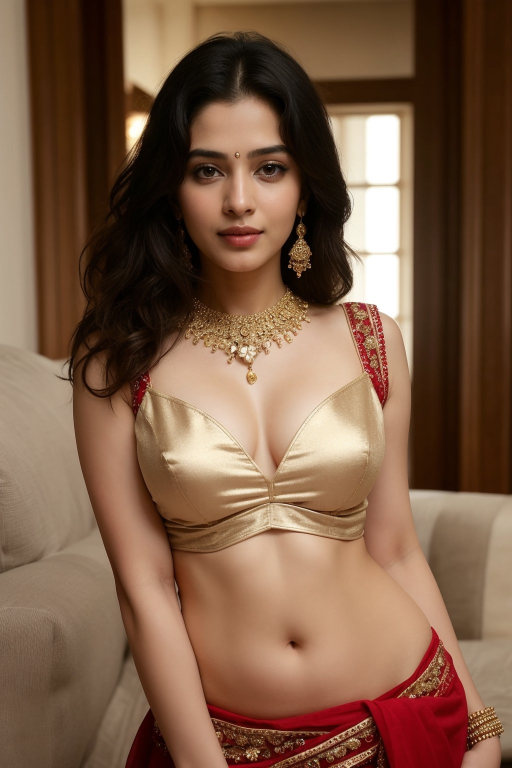
#> input picture Rupantarak_Pro/Rupantarak_S/Rupantarak_S.png, 1024 x 1536 px (shown at 1/2 size)
$ python -i 'रूपांतरक_Bypass.py'   (imports and definitions only)
#> lines starting #> are read from the running program, lines starting #| are printed output that depends on the picture; after the words box and inside, x2 and y2 are one past the last pixel; in counts of white or black regions, pixels touching at a corner belong together

import cv2
import numpy as np
import os
import subprocess
import time
import base64
from google.colab import auth
from googleapiclient.discovery import build
from googleapiclient.http import MediaFileUpload
from IPython.display import display, HTML
import ipywidgets as widgets
from PIL import Image as PILImage

import os

# [4 lines left out: function create_folders_if_not_exist, not called in this run]

# List of paths to create
folders_to_create = [
    "/content/Rupantarak/Rupantarak_Pro/Rupantarak_T",
    "/content/Rupantarak/Rupantarak_Pro/Rupantarak_M",
    "/content/Rupantarak/Rupantarak_Pro/Rupantarak_F",
    "/content/Rupantarak/Rupantarak_Pro/Rupantarak_O",
    "/content/Rupantarak/Rupantarak_Pro/Rupantarak_B"
]

# [1 line not run here, left out]

# Define the output widget
output = widgets.Output()

# Rest of the code...

gradient_button_css = """
<style>


.progress {
    width: 100%;
    height: 30px;
    background-color: #222222;
    border-radius: 15px;
    margin-bottom: 20px;
    overflow: hidden;
}

.progress-bar {
    border-radius: 20px;
    background-image: linear-gradient(to right, #FF007F, #800080);
}

button {
    background: linear-gradient(to right, #444444, #555555); /* Dark grey gradient */
    border-radius: 20px; /* Rounded corners */
    border: none; /* No border */
    color: white; /* Text color */
    padding: 10px 20px; /* Padding */
    text-align: center; /* Text alignment */
    text-decoration: none; /* No text decoration */
    display: inline-block; /* Display inline-block */
    font-size: 18px; /* Font size */
    font-weight: bold; /* Bold text */
    margin: 4px 20px; /* Margin */
    cursor: pointer; /* Pointer cursor on hover */
    transition: background 0.4s, transform 0.4s; /* Transition effect duration */
    width: 300px; /* Fixed width */
}

/* Hover effect */
button:hover {
    background: linear-gradient(to right, #FF007F, #800080); /* Slightly lighter gradient on hover */
    transform: scale(1.05); /* Slightly increase size */
}

/* Click effect */
button:active {
    background: linear-gradient(to right, #FA8072, #F5F5DC); /* Darker gradient on click */
    transform: scale(0.95); /* Slightly decrease size */
}

/* Container for the radio buttons */
.widget-radio-box {
  display: flex;
  flex-direction: column;
}

/* Your custom CSS styles for the radio buttons */
.widget-radio-box label {
  background: linear-gradient(to right, #444444, #555555); /* Gradient from dark grey to lighter grey */
  border-radius: 20px;
  cursor: pointer;
  transition: background 0.3s ease, transform 0.3s ease;
  color: white;
  margin-bottom: 10px; /* Add margin between options */
  width: 100px; /* Set width */
  display: inline-block; /* Display as inline-block */
  padding: 10px; /* Add padding */
  text-align: center; /* Center text */
}

/* Hover effect */
.widget-radio-box label:hover {
  background: linear-gradient(to right, #FF007F, #800080); /* Slightly lighter gradient on hover */
  transform: scale(1.05); /* Slightly increase size */
}

/* Active effect */
.widget-radio-box label:active {
  background: linear-gradient(to right, #FF007F, #800080); /* Darker gradient on click */
  transform: scale(0.95); /* Slightly decrease size */
}


/* Selected radio button effect */
.widget-radio-box input[type="radio"]:checked + label {
  background: linear-gradient(to right, #FF007F, #800080); /* Different gradient for selected state */
}


.gradient-link {
  background-image: linear-gradient(to right, #222222, #222222);
  border: none;
  border-radius: 10px;
  padding: 10px 10px;
  color: #fff;
  font-weight: bold;
  font-size: 16px;
  cursor: pointer;
  transition: all 0.3s ease;
}

.gradient-link:hover {
  background-image: linear-gradient(to right, #FF007F, #800080);
  box-shadow: 0px 0px 10px 0px rgba(181, 102, 184, 0.5);
}

.custom-accordion {
    width: 210px !important;
    margin: 10px auto !important;
    border-radius: 5px !important;
    background: linear-gradient(to right, #444444, #555555) !important;
    padding: 10px !important;
    z-index: 9999 !important;
}


.custom-download-button {
    background: linear-gradient(135deg, #667eea, #764ba2);
    color: white;
    padding: 10px 20px;
    border: none;
    border-radius: 5px;
    cursor: pointer;
    font-size: 16px;
    font-weight: bold;
    text-align: center;
    text-decoration: none;
    width: 100%;
    margin-top: 10px;
}

.widget-button {
    font-size: 16px !important;
    font-weight: bold !important;
}

.rounded-heading {
    background-color: #333333;
    color: white;
    padding: 5px 10px;
    border-radius: 10px;
    margin-bottom: 5px;
}
</style>
"""

# Inject custom CSS into the notebook
# [1 line not run here, left out]

# Define the custom CSS style
custom_css = """
<style>
/* Increase font size for labels */
.widget-label {
    font-size: 14px !important; /* Adjust the font size as needed */
}

/* Increase font size and make button text bold */
.widget-button {
    font-size: 16px !important; /* Adjust the font size as needed */
    font-weight: bold !important;
}

/* Increase font size for upload box text */
.upload-box-text {
    font-size: 14px !important; /* Adjust the font size as needed */
}


</style>
"""

# Inject the custom CSS into the notebook
# [1 line not run here, left out]
from IPython.display import HTML, display

html_code = """
<!DOCTYPE html>
<html lang="en">
<head>
  <meta charset="UTF-8">
  <meta name="viewport" content="width=device-width, initial-scale=1.0">
  <title>Your Page Title</title>
  <style>
    /* Add your custom CSS styles here */
  </style>
</head>
<body>

<div style="width: 330px; height: 5px; background-image: linear-gradient(90deg, #222222, #222222); border-radius: 5px; margin: 0 auto;"></div>
<div style="width: 350px; height: 40px; text-align: center; margin: 10px auto; display: flex; justify-content: center; align-items: center; background-color: #222222; border-radius: 20px;">
  <span style="color: white; font-size: 18px; background-image: linear-gradient(90deg, #FF007F, #800080); -webkit-background-clip: text; -webkit-text-fill-color: transparent; font-weight: bold;">Run रूपांतरक ~ Rupantarak Uncensored</span>
</div>

<!-- Your other HTML content and functions go here -->

</body>
</html>
"""

# [1 line not run here, left out]


import cv2
import numpy as np
import os
import subprocess
import time
import base64
from google.colab import auth
from googleapiclient.discovery import build
from googleapiclient.http import MediaFileUpload
from IPython.display import display, HTML
import ipywidgets as widgets
from PIL import Image as PILImage

# Load pre-trained face detection model
face_cascade = cv2.CascadeClassifier(cv2.data.haarcascades + 'haarcascade_frontalface_default.xml')

# Function to recognize face and fill all other parts of the image with black color
def fill_image_except_faces(image_path, border_radius=20, scale_factor=0.2):
    # Load the image
#> called with image_path = 'Rupantarak_S/Rupantarak_S.png', border_radius = 20, scale_factor = 0.2
    image = cv2.imread(image_path)
#> image is the input picture: shape (1536, 1024, 3); mean B, G, R 70.7, 92.6, 125
    gray = cv2.cvtColor(image, cv2.COLOR_BGR2GRAY)
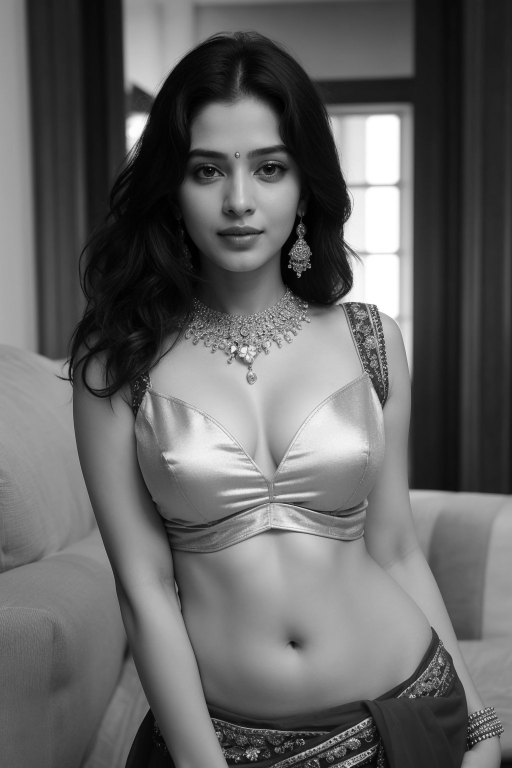
#> gray: shape (1536, 1024) (shown at 1/2 size); min 0, max 255, mean 99.8

    # Detect faces in the image
    faces = face_cascade.detectMultiScale(gray, scaleFactor=1.1, minNeighbors=5, minSize=(30, 30))
#> faces = [[320, 220, 318, 318]]

    # Create a mask to fill all parts of the image with black color
    mask = np.zeros_like(image)

    # Draw rounded rectangles around detected faces
    for (x, y, w, h) in faces:
        # Adjust the region to show more of the face
        x -= int(w * scale_factor)
        y -= int(h * scale_factor)
        w += int(2 * w * scale_factor)
        h += int(2 * h * scale_factor)
        # Draw a white filled rectangle around the face
        cv2.rectangle(mask, (x, y), (x+w, y+h), (255, 255, 255), -1)
        # Add rounded corners
        cv2.circle(mask, (x + border_radius, y + border_radius), border_radius, (0, 0, 0), -1)
        cv2.circle(mask, (x + w - border_radius, y + border_radius), border_radius, (0, 0, 0), -1)
        cv2.circle(mask, (x + border_radius, y + h - border_radius), border_radius, (0, 0, 0), -1)
        cv2.circle(mask, (x + w - border_radius, y + h - border_radius), border_radius, (0, 0, 0), -1)
#> this loop made 1 pass
#> (x, y, w, h) on pass 1: (257, 157, 445, 445)
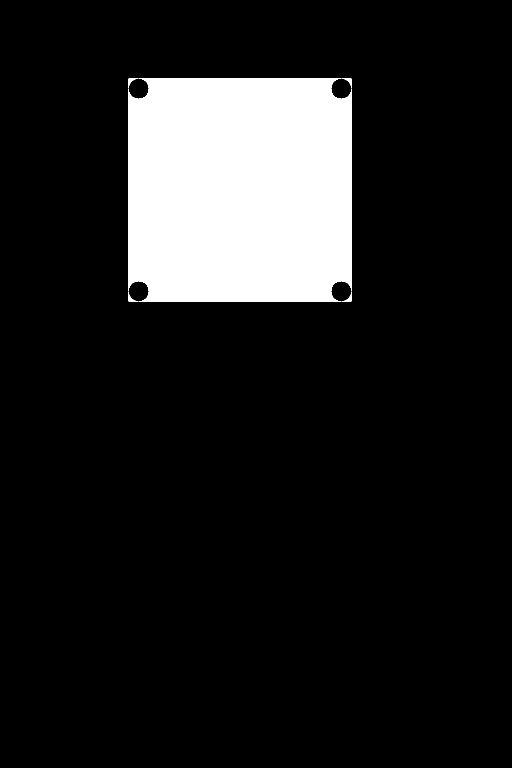
#> mask: shape (1536, 1024, 3) (shown at 1/2 size); 12.3% white; 5 white regions, box (x1, y1, x2, y2) and area: (257, 157, 703, 603) 193464, (257, 157, 277, 177) 106, (683, 157, 703, 177) 106, (257, 583, 277, 603) 106, (683, 583, 703, 603) 106

    # Fill the image with black color except for the detected faces
    result_image = cv2.bitwise_and(image, mask)
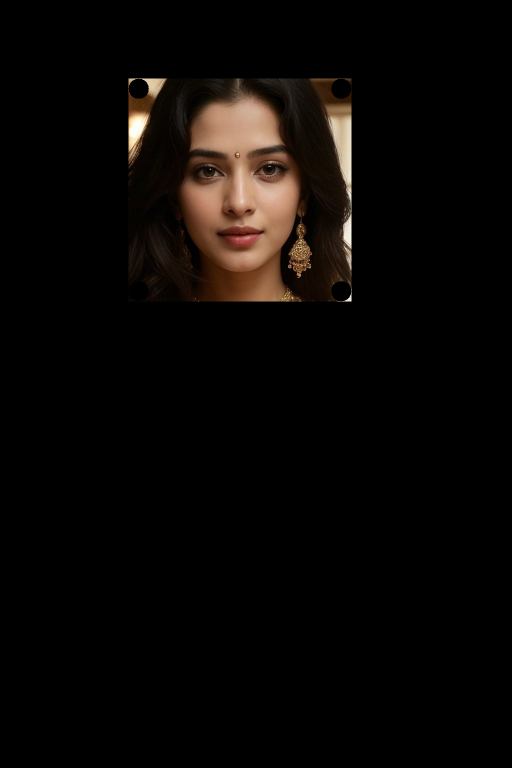
#> result_image: shape (1536, 1024, 3) (shown at 1/2 size); mean B, G, R 5.2, 7.2, 10

    # Save the result to a file
    blacked_image_path = "/content/Rupantarak/Rupantarak_Pro/Rupantarak_F/blacked_image.png"
    cv2.imwrite(blacked_image_path, result_image)

    return blacked_image_path

# Function to apply Poisson blending
# [82 lines left out: functions apply_poisson_blending, replace_face_with_deepfake, find_image_file, upload_image_to_drive, post_process_function, update_progress, not called in this run]

# Function to delete original target image
def delete_original_target(target_image):
    os.remove(target_image)

# Function to display a popup message
# Function to display a popup message
# [37 lines left out: function display_popup_message, not called in this run]

import os
import subprocess
import time
import base64
import cv2
import numpy as np
from IPython.display import display, HTML, clear_output
import ipywidgets as widgets

# Define the output widget
output = widgets.Output()

# Modify the run_process function to display a popup message
# [88 lines left out: function run_process, not called in this run]

# Create a button with height 55px and width 400px
button = widgets.Button(description="Start Rupantarak Image", layout=widgets.Layout(width='300px', height='55px', margin='auto'))

# Attach the function to the button click event
# [1 line not run here, left out]

# Create radio buttons for CPU and CUDA without a label
execution_provider_radio = widgets.RadioButtons(
    options=['CPU', 'CUDA'],
    disabled=False,
    layout={'width': 'max-content'}
)

# Create an accordion to hold the radio button options
accordion = widgets.Accordion(children=[execution_provider_radio])
# [4 lines not run here, left out]

# Center the accordion
accordion_container = widgets.HBox([accordion], layout=widgets.Layout(justify_content='center'))

# Add margin between accordion and Start button
button_accordion_container = widgets.VBox([button], layout=widgets.Layout(margin='5px 0'))

# Create a vertical box to hold the button and accordion with a margin of 5px
button_and_accordion_container = widgets.VBox([button_accordion_container, accordion_container], layout=widgets.Layout(margin='5px'))

# Create a progress bar widget
progress_bar = widgets.FloatProgress(value=0, min=0, max=100, style={'bar_color': '#4e54c8'}, layout=widgets.Layout(width='300px', margin='10px 0'))

# Create a container to hold the button, accordion, and progress bar
container = widgets.VBox([button_and_accordion_container, progress_bar], layout=widgets.Layout(justify_content='center', align_items='center'))


# Display the container and output widget
# [2 lines not run here, left out]


from IPython.display import HTML, display

html_code = """
<!DOCTYPE html>
<html lang="en">
<head>
  <meta charset="UTF-8">
  <meta name="viewport" content="width=device-width, initial-scale=1.0">
  <title>Your Page Title</title>
  <style>
    /* Add your custom CSS styles here */
  </style>
</head>
<body>

<div style="width: 330px; height: 5px; background-image: linear-gradient(90deg, #222222, #222222); border-radius: 5px; margin: 0 auto;"></div>
</div>

<!-- Your other HTML content and functions go here -->

</body>
</html>
"""

# [1 line not run here, left out]

>>> result = fill_image_except_faces('Rupantarak_S/Rupantarak_S.png')
